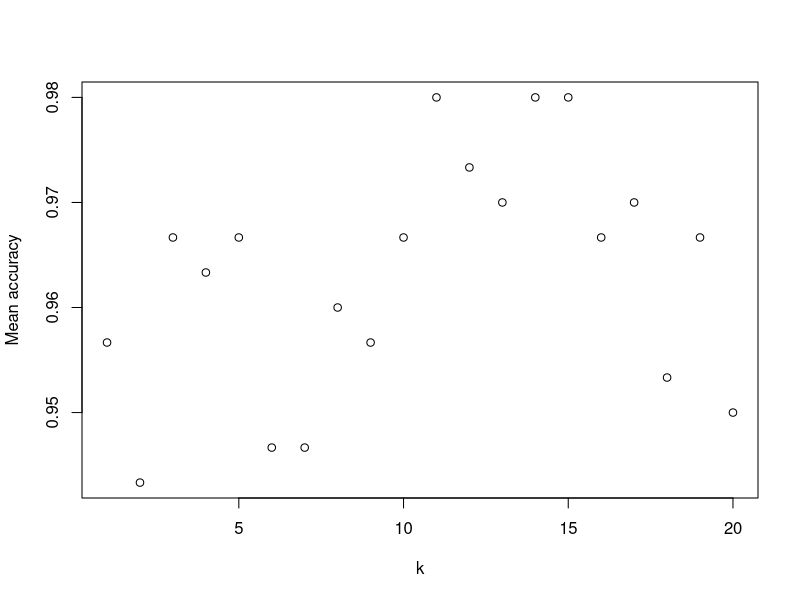

Write the R code that produced this figure.
# KNN classifier
# A classification strategy, which uses non-parametric approach to estimate the probabilities
# directly from data.
# No explicit model is derived.

# Frequentist probability estimate - The observation is assigned to the class for which 
# P(Y = y| X = x) = Ny / k is maximum.
# Nearby observations - similarity/ dissimilarity measure - pearson, cosine, Euclidean dist

# User-defined parameter -k
# k is small - few observations in the vicinity of x, boundaries are non-linear, 
# the classifier is very flexible. As a result, it is more prone to overfitting.
# k is large - less flexible, variance is reduced, whereas bias is increased.

# Deal with ties in distance
# When there are ties, for instance, between k =7 and k=8, then K will be increased to
# include all the tied points that are in the same distance from x.

# kNN() from the package class is a kNN classifier with Euclidean distance.

new_iris_predictors <- iris[, c("Sepal.Width", "Petal.Width")]
new_iris_class <- iris[, "Species"]

# Remove the target observation from the training and move to the test dataset
( target <- which((iris$Sepal.Width == 2.5) & (iris$Petal.Width==1.5)))

new_iris_test <- new_iris_predictors[target,]
new_iris_predictors <- new_iris_predictors[-target,]
new_iris_class <- new_iris_class[-target]

library(class)
(knn(train = new_iris_predictors, test = new_iris_test, 
     cl = new_iris_class, k = 1, prob = TRUE))
(knn(train = new_iris_predictors, test = new_iris_test, 
     cl = new_iris_class, k = 3, prob = TRUE))
(knn(train = new_iris_predictors, test = new_iris_test, 
     cl = new_iris_class, k = 5, prob = TRUE))
(knn(train = new_iris_predictors, test = new_iris_test, 
     cl = new_iris_class, k = 7, prob = TRUE))

# Practice exercise 1
distmatr <- as.matrix(dist(iris[, c("Sepal.Width", "Petal.Width")]))
targetrow <- distmatr[target,]
targetrow[order(targetrow)[1:10]]

# Practice exercise 2
set.seed(0)
no_obs <- dim(iris)[1] # No. of observations (150)

accuracy <- rep(0, 10)

for(i in 1:10)
{
   test_index <- sample(no_obs, size = as.integer(no_obs*0.2), replace = FALSE) # 20% data records for test
   test_predictors <- iris[test_index, c("Sepal.Length", "Sepal.Width", "Petal.Length", "Petal.Width")]
   test_class <- iris[test_index, "Species"]
   training_index <- -test_index # 80% data records for training
   training_predictors <- iris[training_index, c("Sepal.Length", "Sepal.Width", "Petal.Length", "Petal.Width")]
   training_class <- iris[training_index, "Species"]
   
   Pred_class <- knn(train = training_predictors, test = test_predictors, 
                     cl = training_class, k = 1)
   (cont_tab <- table(Pred_class, test_class))
   
   (accuracy[i] <- sum(diag(cont_tab))/ sum(cont_tab))
}
mean(accuracy)
sd(accuracy)

accuracy

# Selecting k experimentally
# K is usually selected through experimenting. 
set.seed(0)
meanaccr <- rep(0, 20)
for(k in 1:20)
{
   accuracy <- rep(0, 10)
   for(i in 1:10)
   {
      test_index <- sample(no_obs, size = as.integer(no_obs*0.2), replace = FALSE) # 20% data records for test
      test_predictors <- iris[test_index, c("Sepal.Length", "Sepal.Width", "Petal.Length", "Petal.Width")]
      test_class <- iris[test_index, "Species"]
      training_index <- -test_index # 80% data records for training
      training_predictors <- iris[training_index, c("Sepal.Length", "Sepal.Width", "Petal.Length", "Petal.Width")]
      training_class <- iris[training_index, "Species"]
      
      Pred_class <- knn(train = training_predictors, test = test_predictors, 
                        cl = training_class, k = k)
      (cont_tab <- table(Pred_class, test_class))
      
      (accuracy[i] <- sum(diag(cont_tab))/ sum(cont_tab))
   }
   meanaccr[k] <- mean(accuracy)
}

plot(1:20, meanaccr, xlab = "k", ylab = "Mean accuracy")

# 1 - For low to moderate dimensionality datasets, with proper (dis)similarity measure chosen, 
# with K properly set, knn can provide very competitive results. However, it will perform
# lowly for high dimensional data.
# 2 - knn doesn't provide information about relevant predictors unlike LDA, QDA, and logistic 
# regression.
# 3 - Numerical predictors need to be rescaled within [0, 1] if they've wider intervals.
# 4 - KNN can be used for regression to model a numeric dependent variable, Y.


